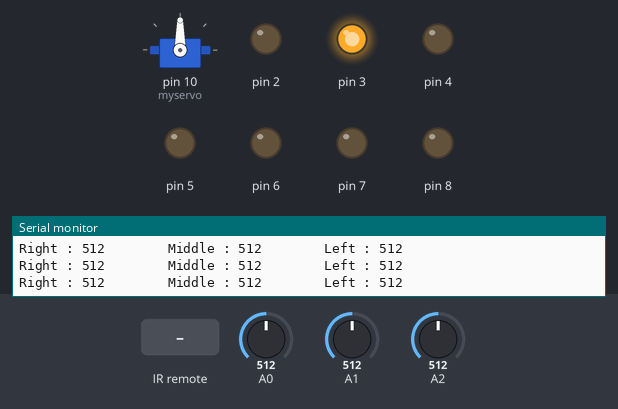
This sketch was run on a simulated Arduino Uno, built with avr-gcc and run on an emulated ATmega328P. On the bench: servo, output pins drawn as LEDs (lit = HIGH), the last lines printed to the serial monitor. Inputs (shaded band) come from the test bench; at power-on: A1 = 512, A0 = 512, A2 = 512.

Above: at 1.2 s.
1.3 s: infrared code 0xFF629D received
At 2.5 s:
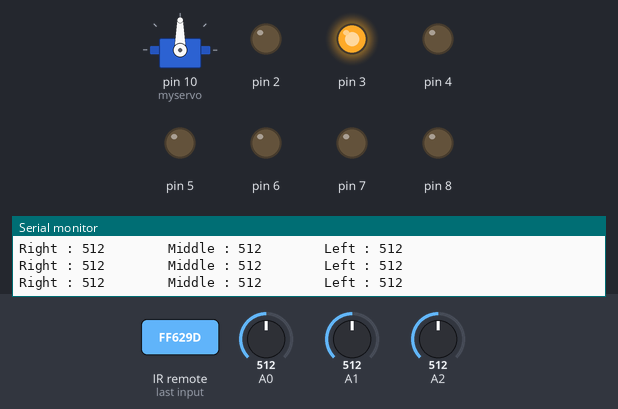
2.8 s: infrared code 0xFF22DD received
At 3.7 s:
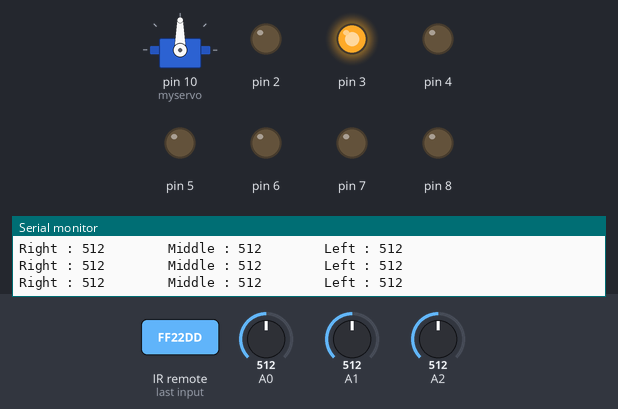
4.3 s: infrared code 0xFFA857 received
At 4.7 s:
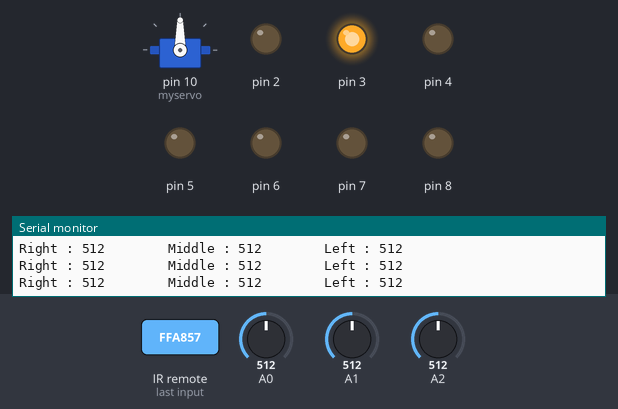
5.8 s: infrared code 0xFFC23D received
At 6.5 s:
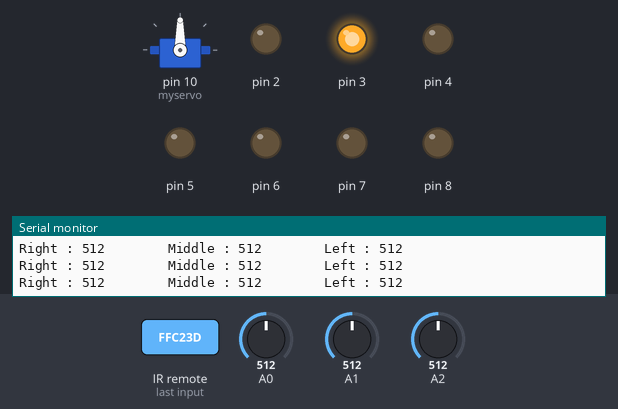
7.4 s: infrared code 0xFF9867 received
At 8.6 s:
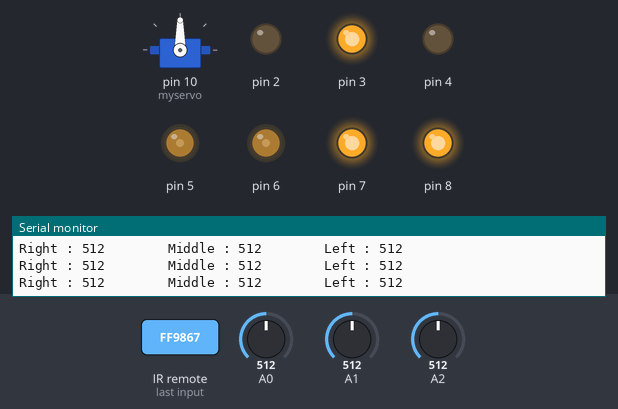
8.9 s: A1 set to 54
11.9 s: A1 set to 45
At 12.2 s:
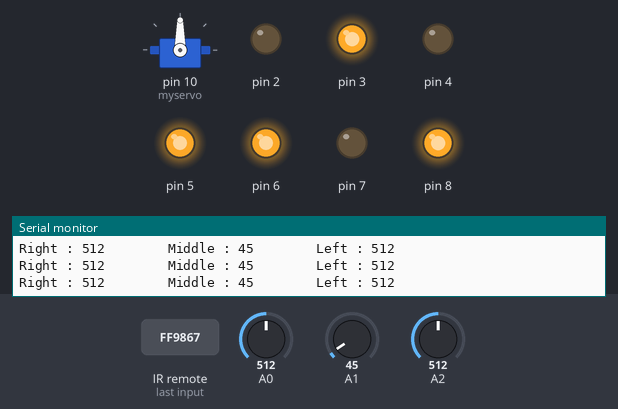
Timing chart, 0 to 14.4 s (numbered marks = the images above; inputs shaded):
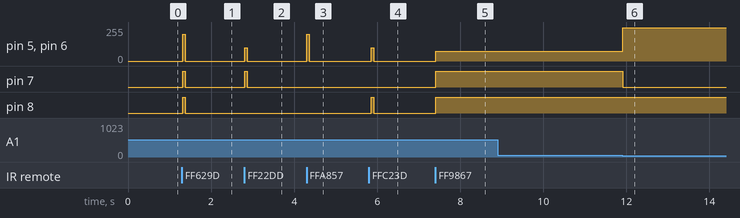

The sketch:

Smart_Robot_Car_V4.0_-_LIA_Report.ino
```cpp
// Remote Variables

  #include <IRremote.h> // Includes the library for the remote.
  int receiver = 9; // Sets pin 9 as a variable named "receiver" for the remote.
  uint32_t Previous;
  IRrecv irrecv(receiver); // create a new instance of "irrecv"
  decode_results results; // Decodes the IR signal results in the receiver from the remote.

// Line Tracker Sensors

  int Line_Right; // integer for the right analog value reader in the line tracker module.
  int Line_Middle; // integer for the middle analog value reader in the line tracker module.
  int Line_Left; // integer for the left analog value reader in the line tracker module.

// Millis for Line Tracker "Search".

  unsigned long current_millis = millis();  // millis that will be used for search in line tracking module.
  unsigned long previous_millis; // saves the previous value to avoid delays.

// Ultrasonic variables pins and values.

  #define trigPin 13 // defines the output ultrasonic value pin.
  #define echoPin 12 // defines the input ultrasonic value pin.
  float duration, distance; // setting up variables for the duration before the wave is received and calculates the distance

// Servo motor

  #include <Servo.h> // adds servo motor library.
  Servo myservo;  // create servo object to control a servo.

// Modes to switch between functions (Line Tracker, Remote, and Ultrasonic).

  int mode = 0;

void setup(){

// Begins the serial to print values in the serial monitor IR remote and Analog values of Line Tracker Module values.

   Serial.begin(9600); // to read line tracker in the serial monitor.

// Sets the pins (0 - 8) of the robot as an output.

  for (int i=0; i<9; i++){
  pinMode(i, OUTPUT);
  }
  digitalWrite(3,1); // sets the standby pin as on so robot would function.

// IR Remote

  irrecv.enableIRIn(); // Starts the receiver.

// Ultrasonic Sensor

  pinMode(trigPin, OUTPUT);// setting pin 10 as an output for trigPin
  pinMode(echoPin, INPUT);// setting pin 13 as an input for echoPin

// Servo Motor

  myservo.attach(10);  // attaches the servo on pin 10 to the servo object
}


// |-------------------- MOVEMENT FUNCTIONS --------------------|

// main function to be used in the movement functions to optimize code.

void move(bool a, int b, bool c, int d){ // bool for numbers between 0 and 1, int to hold the value inside the function in the loop

  analogWrite(5,b); // integer value for motor speed PWMA.
  analogWrite(6,d); // integer value for motor speed PWMB.
  digitalWrite(7,a); // boolean value (0 - 1) for  motor state of AIN1.
  digitalWrite(8,c); // boolean value (0 - 1) for  motor state of BIN1.

}

// function for the forward movement.

void Forward(int x){ // sets an integer inside called "x" to designate speed 0-255.
  move(1,x,1,x);
}

// function for the backward movement.

void Backward(int x){ // sets an integer inside called "x" to designate speed 0-255.
  move(0,x,0,x);
}

// function for the left movement.

void Left(int x){ // sets an integer inside called "x" to designate speed 0-255.
  move(1,x,0,x);
}

// function for the right movement.

void Right(int x){ // sets an integer inside called "x" to designate speed 0-255.
  move(0,x,1,x);
}

// function for the left forward movement.

void Left_Forward(int x){ // sets an integer inside called "x" to designate speed 0-255.
  move(1,x,1,x/2);
}

// function for the left backward movement.

void Left_Backward(int x){ // sets an integer inside called "x" to designate speed 0-255.
  move(0,x,0,x/2);
}

// function for the right forward movement.

void Right_Forward(int x){ // sets an integer inside called "x" to designate speed 0-255.
  move(1,x/2,1,x);
}

// function for the right backward movement.

void Right_Backward(int x){ // sets an integer inside called "x" to designate speed 0-255.
  move(0,x/2,0,x);
}

// function for stop.

void Stop(){
  move(0,0,0,0); // all motors are off.
}

// Ultrasonic sensor function to optimize "void loop()" code.

void Ultrasonic(){

  digitalWrite(trigPin, LOW); // sets trigger pin off.
  delayMicroseconds(2); // delays for 2 microseconds.
  digitalWrite(trigPin, HIGH);; // sets trigger pin on.
  delayMicroseconds(10); // delays for 10 microseconds.
  digitalWrite(trigPin, LOW);; // sets trigger pin off.
  duration = pulseIn(echoPin, HIGH);; // reads the value returned from pin 13 and stores it in duration(of wave).
  distance = (duration / 2) * 0.0343; // converts duration into distance in metric centimeters.
}

void loop() {

// Reads the analog values for the line tracker.

// Values gets printed in the serial monitor.

  Line_Right = analogRead(A0); // Right
  Line_Middle = analogRead(A1); // Middle
  Line_Left = analogRead(A2); // Left
  Serial.print("Right : ");
  Serial.print(Line_Right); // Line Tracker Right.
  Serial.print("        "); // Creates Space between values of Right and Middle.
  Serial.print("Middle : ");
  Serial.print(Line_Middle); // Line Tracker Middle
  Serial.print("        "); // Creates space between values of Middle and Left
  Serial.print("Left : ");
  Serial.println(Line_Left); // Line Tracker Left

// if mode is 0 all functions must stop.

if(mode == 0){
    Stop();
  }

// IR receiver value reader and actuator.

if (irrecv.decode(&results)){ // have we received an IR signal?

  switch(results.value) // switch case for all the signal received by the IR receiver from the remote that will execute the statements below.

{

// Remote control mode

if(mode == 1){

  case 16736925: // Arrow-Up button is pressed in the IR remote.
  Forward(200);

break;

  case 16720605: // Left-Arrow button is pressed in the IR remote.
  Left(100);

break;

  case 16754775: // Arrow-Down button is pressed in the IR remote.
  Backward(200);

break;

  case 16761405: // Arrow-Right button is pressed in the IR remote.
  Right(100);

break;
}

case 16712445: // if OK Button is pressed mode is set to 0 (Stop).
  mode = 0; // mode equals to 0

break;

  case 16738455: // if Button 1 is pressed mode is set to 1 (Remote Control).
  mode = 1; // mode equals to 1

break;

  case 16750695: // if Button 2 is pressed mode is set to 2 (Line Tracker).
  mode = 2; // mode equals to 2

break;

  case 16756815: // if Button 3 is pressed mode is set to 3 (Ultrasonic).
  mode = 3; // mode equals to 3

break;
}

  Serial.println(results.value); // Prints the remote values in the serial monitor.
  irrecv.resume(); // receive the next value.

}

// Line Tracker

if(mode == 2){ // if Button 2 is received the mode that should be executed is Line Tracker Mode.

  current_millis = millis(); // Millis is used for the code to cancel the delay.

  Line_Right = analogRead(A0); // sets variable analog pin 'A0 as "Line_Right".
  Line_Left = analogRead(A2); // sets variable analog pin 'A2 as "Line_Left".
  Line_Middle = analogRead(A1); // sets variable analog pin 'A1 as "Line_Middle".

if(Line_Middle >50){ // If Middle line is reading more than 50 motor goes Forward.
  Forward(75); // used forward function above with an integer number of 75 for speed.
}

else if(Line_Right >50){ // If Right line is reading more than 50 motor goes Right to recenter robot.
  Right(250); // used right function above with an integer number of 250 for speed.

}

else if(Line_Left >50){ // If Left line is reading more than 50 motor goes Left to recenter robot.
  Left(250); // used left function above with an integer number of 250 for speed.

}

// Else statement used for when the robot does not read three of the statements above it will look for a line to track around it.

else{

  previous_millis = millis(); // previous_millis to keep previous value
  while((current_millis-previous_millis) <100){ // if all sensors are read.ing past a hundred it will be inside the while loop unless sensor reads something lower than 100
  current_millis = millis(); // curent_millis to read current value.

  Right(100); // used right function with a speed of 100.

  if(Line_Middle >50){ // to end the while loop if middle line reads lower than 50 it will go back to the first statement.

break;

}
}
}
}

// Ultrasonic and Servo Motor

else if(mode == 3){ // if mode 3 reads high it will execute the following statements:

  Forward(200); // used forward function with a speed of 200.
  myservo.write(90); // turns the servo motor to look for open area.
  Ultrasonic(); // reads the value of the Ultrasonic sensor.

if (distance <= 25) { // checks the distance between the ultrasonic and an obstacle if it is less than 25 centimeters it executes the following statements:

  Stop(); // the robot stop to avoid collision
  myservo.write(180); // servo looks at the left side for ultrasonic to read values.
  delay(1000); // delay for 1 second after looking around.
  Ultrasonic(); // reads the value of the Ultrasonic sensor.
  myservo.write(90); // Servo motor goes back to default position.

if (distance <= 25) { // checks the distance between the ultrasonic and an obstacle if it is less than 25 centimeters it executes the following statements:

  myservo.write(0); // servo looks at the right side for ultrasonic to read values.
  delay(1000); // delay for 1 second after looking around.
  Ultrasonic(); // reads the value of the Ultrasonic sensor.
  myservo.write(90); // Servo motor goes back to default position.

if (distance <= 25) { // checks the distance between the ultrasonic and an obstacle if it is less than 25 centimeters it executes the following statements:

  Left(100); // used left function with a duration of 1200 and a speed of 100 when right and left side has obstacles.
  delay(1200); // duration
}

else{

  Right(100); // used right function with a duration of 0.6 seconds and a speed of 100 when left side has obstacles to avoid collision.
  delay(600); // duration

}
}
else{

  Left(100); // used left function with a duration of 0.6 seconds and a speed of 100 when left side has obstacles to avoid collision.
  delay(600); // duration.

}
}
}
}
```

Measured:
- the behaviour switches between 51 and 50 on A1 (found by bisection; images 5 and 6)
- after the input at 1.3 s, pin 5, pin 6: 0/255 → 200/255 at once, → 0/255 0.06 s later; pin 7, pin 8: LOW → HIGH at once, → LOW 0.06 s later
- after the input at 2.8 s, pin 5, pin 6: 0/255 → 100/255 at once, → 0/255 0.06 s later; pin 7: LOW → HIGH at once, → LOW 0.06 s later
- after the input at 4.3 s, pin 5, pin 6: 0/255 → 200/255 at once, → 0/255 0.06 s later
- after the input at 5.8 s, pin 5, pin 6: 0/255 → 100/255 after 0.05 s, → 0/255 0.06 s later; pin 8: LOW → HIGH after 0.05 s, → LOW 0.06 s later
- after the input at 7.4 s, pin 5, pin 6: 0/255 → 75/255 at once; pin 7, pin 8: LOW → HIGH at once
- after the input at 11.9 s, pin 5, pin 6: 75/255 → 250/255 at once; pin 7: HIGH → LOW at once
